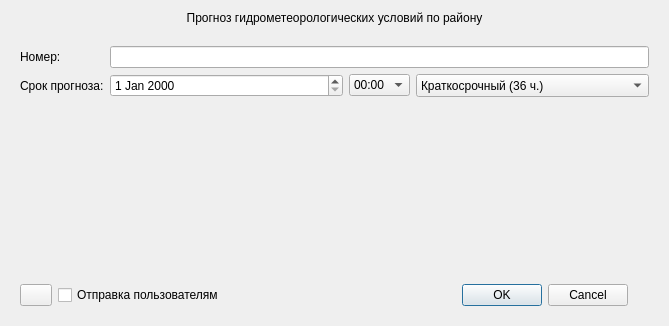
<?xml version="1.0" encoding="UTF-8"?>
<ui version="4.0">
 <class>GmiForm</class>
 <widget class="QWidget" name="GmiForm">
  <property name="geometry">
   <rect>
    <x>0</x>
    <y>0</y>
    <width>669</width>
    <height>326</height>
   </rect>
  </property>
  <property name="windowTitle">
   <string>Form</string>
  </property>
  <layout class="QVBoxLayout" name="verticalLayout">
   <item>
    <widget class="QLabel" name="label">
     <property name="sizePolicy">
      <sizepolicy hsizetype="Preferred" vsizetype="Fixed">
       <horstretch>0</horstretch>
       <verstretch>0</verstretch>
      </sizepolicy>
     </property>
     <property name="text">
      <string>Прогноз гидрометеорологических условий по району</string>
     </property>
     <property name="alignment">
      <set>Qt::AlignCenter</set>
     </property>
    </widget>
   </item>
   <item>
    <widget class="QWidget" name="wgtParamsBox" native="true">
     <layout class="QGridLayout" name="gridLayout">
      <item row="7" column="1">
       <widget class="QDateEdit" name="dtDateBegin"/>
      </item>
      <item row="1" column="0">
       <widget class="QLabel" name="lbRequestId">
        <property name="sizePolicy">
         <sizepolicy hsizetype="Fixed" vsizetype="Preferred">
          <horstretch>0</horstretch>
          <verstretch>0</verstretch>
         </sizepolicy>
        </property>
        <property name="text">
         <string>Номер:</string>
        </property>
       </widget>
      </item>
      <item row="1" column="1" colspan="3">
       <widget class="QLineEdit" name="leRequestId"/>
      </item>
      <item row="7" column="0">
       <widget class="QLabel" name="lbDate">
        <property name="sizePolicy">
         <sizepolicy hsizetype="Fixed" vsizetype="Preferred">
          <horstretch>0</horstretch>
          <verstretch>0</verstretch>
         </sizepolicy>
        </property>
        <property name="text">
         <string>Срок прогноза:</string>
        </property>
        <property name="alignment">
         <set>Qt::AlignLeading|Qt::AlignLeft|Qt::AlignVCenter</set>
        </property>
       </widget>
      </item>
      <item row="8" column="1">
       <spacer name="verticalSpacer">
        <property name="orientation">
         <enum>Qt::Vertical</enum>
        </property>
        <property name="sizeHint" stdset="0">
         <size>
          <width>20</width>
          <height>40</height>
         </size>
        </property>
       </spacer>
      </item>
      <item row="7" column="3">
       <widget class="QComboBox" name="cbLength">
        <property name="sizePolicy">
         <sizepolicy hsizetype="Minimum" vsizetype="Minimum">
          <horstretch>0</horstretch>
          <verstretch>0</verstretch>
         </sizepolicy>
        </property>
        <item>
         <property name="text">
          <string>Краткосрочный (36 ч.)</string>
         </property>
        </item>
        <item>
         <property name="text">
          <string>Среднесрочный (3 сут.)</string>
         </property>
        </item>
        <item>
         <property name="text">
          <string>Долгосрочный (7 сут.)</string>
         </property>
        </item>
       </widget>
      </item>
      <item row="7" column="2">
       <widget class="QComboBox" name="cbTimeBegin">
        <property name="sizePolicy">
         <sizepolicy hsizetype="Fixed" vsizetype="Fixed">
          <horstretch>0</horstretch>
          <verstretch>0</verstretch>
         </sizepolicy>
        </property>
        <item>
         <property name="text">
          <string>00:00</string>
         </property>
        </item>
        <item>
         <property name="text">
          <string>06:00</string>
         </property>
        </item>
        <item>
         <property name="text">
          <string>12:00</string>
         </property>
        </item>
        <item>
         <property name="text">
          <string>18:00</string>
         </property>
        </item>
       </widget>
      </item>
      <item row="0" column="0" colspan="4">
       <widget class="StationWidget" name="stationSelect">
        <property name="sizePolicy">
         <sizepolicy hsizetype="Preferred" vsizetype="Fixed">
          <horstretch>0</horstretch>
          <verstretch>0</verstretch>
         </sizepolicy>
        </property>
        <property name="isMapButtonVisible" stdset="0">
         <bool>false</bool>
        </property>
        <property name="isSearchVisible" stdset="0">
         <bool>false</bool>
        </property>
        <property name="isCoordVisible" stdset="0">
         <bool>false</bool>
        </property>
        <property name="isSavedStationsVisible" stdset="0">
         <bool>false</bool>
        </property>
        <property name="isHorisontal" stdset="0">
         <bool>false</bool>
        </property>
       </widget>
      </item>
     </layout>
    </widget>
   </item>
   <item>
    <widget class="QWidget" name="widget" native="true">
     <layout class="QHBoxLayout" name="horizontalLayout">
      <item>
       <widget class="QPushButton" name="selectUsersBtn">
        <property name="maximumSize">
         <size>
          <width>32</width>
          <height>32</height>
         </size>
        </property>
        <property name="toolTip">
         <string>Выбор пользователей</string>
        </property>
        <property name="text">
         <string/>
        </property>
       </widget>
      </item>
      <item>
       <widget class="QCheckBox" name="sendUsersCheck">
        <property name="text">
         <string>Отправка пользователям</string>
        </property>
       </widget>
      </item>
      <item>
       <spacer name="horizontalSpacer">
        <property name="orientation">
         <enum>Qt::Horizontal</enum>
        </property>
        <property name="sizeHint" stdset="0">
         <size>
          <width>40</width>
          <height>20</height>
         </size>
        </property>
       </spacer>
      </item>
      <item>
       <widget class="QDialogButtonBox" name="confirmButtons">
        <property name="standardButtons">
         <set>QDialogButtonBox::Cancel|QDialogButtonBox::Ok</set>
        </property>
        <property name="centerButtons">
         <bool>true</bool>
        </property>
       </widget>
      </item>
     </layout>
    </widget>
   </item>
  </layout>
 </widget>
 <customwidgets>
  <customwidget>
   <class>StationWidget</class>
   <extends>QWidget</extends>
   <header location="global">meteo/commons/ui/custom/stationwidget.h</header>
  </customwidget>
 </customwidgets>
 <resources/>
 <connections/>
</ui>
